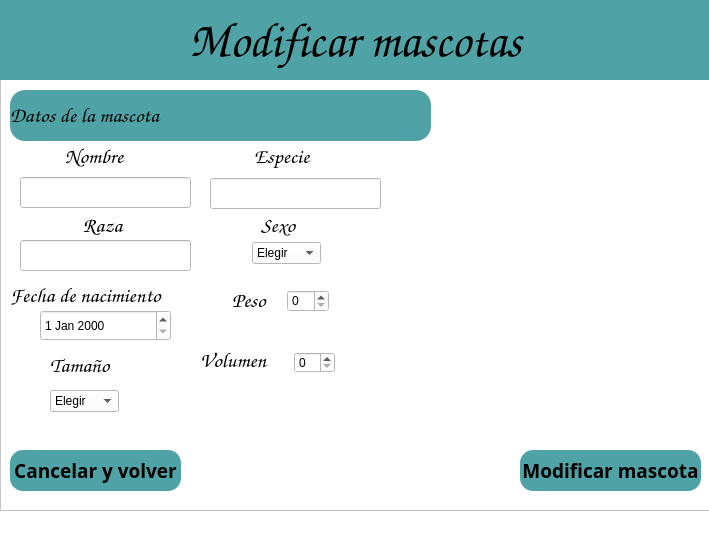
<?xml version="1.0" encoding="UTF-8"?>
<ui version="4.0">
 <class>MainWindow</class>
 <widget class="QMainWindow" name="MainWindow">
  <property name="geometry">
   <rect>
    <x>0</x>
    <y>0</y>
    <width>709</width>
    <height>540</height>
   </rect>
  </property>
  <property name="minimumSize">
   <size>
    <width>709</width>
    <height>540</height>
   </size>
  </property>
  <property name="maximumSize">
   <size>
    <width>709</width>
    <height>540</height>
   </size>
  </property>
  <property name="windowTitle">
   <string>MainWindow</string>
  </property>
  <property name="styleSheet">
   <string notr="true">background-color: rgb(255, 255, 255);</string>
  </property>
  <widget class="QWidget" name="centralwidget">
   <widget class="QFrame" name="frame">
    <property name="geometry">
     <rect>
      <x>0</x>
      <y>0</y>
      <width>711</width>
      <height>511</height>
     </rect>
    </property>
    <property name="minimumSize">
     <size>
      <width>711</width>
      <height>511</height>
     </size>
    </property>
    <property name="maximumSize">
     <size>
      <width>711</width>
      <height>511</height>
     </size>
    </property>
    <property name="sizeIncrement">
     <size>
      <width>10000</width>
      <height>10000</height>
     </size>
    </property>
    <property name="cursor">
     <cursorShape>ArrowCursor</cursorShape>
    </property>
    <property name="styleSheet">
     <string notr="true">background-color: rgb(255, 255, 255);</string>
    </property>
    <property name="frameShape">
     <enum>QFrame::StyledPanel</enum>
    </property>
    <property name="frameShadow">
     <enum>QFrame::Raised</enum>
    </property>
    <widget class="QLabel" name="subMenu">
     <property name="geometry">
      <rect>
       <x>10</x>
       <y>90</y>
       <width>421</width>
       <height>51</height>
      </rect>
     </property>
     <property name="font">
      <font>
       <family>Comic Sans MS</family>
       <pointsize>16</pointsize>
       <weight>50</weight>
       <bold>false</bold>
      </font>
     </property>
     <property name="styleSheet">
      <string notr="true">background-color: rgb(79, 163, 166);
border-radius: 15px;
</string>
     </property>
     <property name="text">
      <string>Datos de la mascota</string>
     </property>
     <property name="alignment">
      <set>Qt::AlignLeading|Qt::AlignLeft|Qt::AlignVCenter</set>
     </property>
     <property name="margin">
      <number>16</number>
     </property>
    </widget>
    <widget class="QLabel" name="Titulo">
     <property name="geometry">
      <rect>
       <x>0</x>
       <y>0</y>
       <width>711</width>
       <height>80</height>
      </rect>
     </property>
     <property name="font">
      <font>
       <family>Comic Sans MS</family>
       <pointsize>36</pointsize>
       <weight>50</weight>
       <bold>false</bold>
      </font>
     </property>
     <property name="styleSheet">
      <string notr="true">background-color: rgb(79, 163, 166);</string>
     </property>
     <property name="text">
      <string>Modificar mascotas</string>
     </property>
     <property name="alignment">
      <set>Qt::AlignCenter</set>
     </property>
    </widget>
    <widget class="QLabel" name="FondoPerrito">
     <property name="geometry">
      <rect>
       <x>390</x>
       <y>120</y>
       <width>321</width>
       <height>311</height>
      </rect>
     </property>
     <property name="text">
      <string/>
     </property>
     <property name="pixmap">
      <pixmap>../imagenes/Logo-removebg-preview.png</pixmap>
     </property>
     <property name="scaledContents">
      <bool>true</bool>
     </property>
    </widget>
    <widget class="QLabel" name="labelNombre">
     <property name="geometry">
      <rect>
       <x>65</x>
       <y>141</y>
       <width>81</width>
       <height>31</height>
      </rect>
     </property>
     <property name="font">
      <font>
       <family>Comic Sans MS</family>
       <pointsize>16</pointsize>
       <weight>50</weight>
       <bold>false</bold>
      </font>
     </property>
     <property name="styleSheet">
      <string notr="true"/>
     </property>
     <property name="text">
      <string>Nombre</string>
     </property>
    </widget>
    <widget class="QLabel" name="labelEspecie">
     <property name="geometry">
      <rect>
       <x>254</x>
       <y>141</y>
       <width>81</width>
       <height>31</height>
      </rect>
     </property>
     <property name="font">
      <font>
       <family>Comic Sans MS</family>
       <pointsize>16</pointsize>
       <weight>50</weight>
       <bold>false</bold>
      </font>
     </property>
     <property name="styleSheet">
      <string notr="true"/>
     </property>
     <property name="text">
      <string>Especie</string>
     </property>
    </widget>
    <widget class="QLabel" name="labelRaza">
     <property name="geometry">
      <rect>
       <x>72</x>
       <y>210</y>
       <width>61</width>
       <height>31</height>
      </rect>
     </property>
     <property name="font">
      <font>
       <family>Comic Sans MS</family>
       <pointsize>16</pointsize>
       <weight>50</weight>
       <bold>false</bold>
      </font>
     </property>
     <property name="styleSheet">
      <string notr="true"/>
     </property>
     <property name="text">
      <string>Raza</string>
     </property>
     <property name="alignment">
      <set>Qt::AlignCenter</set>
     </property>
    </widget>
    <widget class="QLabel" name="labelSexo">
     <property name="geometry">
      <rect>
       <x>261</x>
       <y>210</y>
       <width>51</width>
       <height>31</height>
      </rect>
     </property>
     <property name="font">
      <font>
       <family>Comic Sans MS</family>
       <pointsize>16</pointsize>
       <weight>50</weight>
       <bold>false</bold>
      </font>
     </property>
     <property name="styleSheet">
      <string notr="true"/>
     </property>
     <property name="text">
      <string>Sexo</string>
     </property>
    </widget>
    <widget class="QComboBox" name="inputComboBoxSexo">
     <property name="geometry">
      <rect>
       <x>252</x>
       <y>242</y>
       <width>69</width>
       <height>22</height>
      </rect>
     </property>
     <item>
      <property name="text">
       <string>Elegir</string>
      </property>
     </item>
     <item>
      <property name="text">
       <string>Macho</string>
      </property>
     </item>
     <item>
      <property name="text">
       <string>Hembra</string>
      </property>
     </item>
    </widget>
    <widget class="QLabel" name="labelFechaNacimiento">
     <property name="geometry">
      <rect>
       <x>10</x>
       <y>280</y>
       <width>201</width>
       <height>31</height>
      </rect>
     </property>
     <property name="font">
      <font>
       <family>Comic Sans MS</family>
       <pointsize>16</pointsize>
       <weight>50</weight>
       <bold>false</bold>
      </font>
     </property>
     <property name="styleSheet">
      <string notr="true"/>
     </property>
     <property name="text">
      <string>Fecha de nacimiento</string>
     </property>
    </widget>
    <widget class="QDateEdit" name="inputFechaNacimiento">
     <property name="geometry">
      <rect>
       <x>40</x>
       <y>310</y>
       <width>131</width>
       <height>31</height>
      </rect>
     </property>
    </widget>
    <widget class="QLabel" name="labelPeso">
     <property name="geometry">
      <rect>
       <x>232</x>
       <y>280</y>
       <width>51</width>
       <height>41</height>
      </rect>
     </property>
     <property name="font">
      <font>
       <family>Comic Sans MS</family>
       <pointsize>16</pointsize>
       <weight>50</weight>
       <bold>false</bold>
      </font>
     </property>
     <property name="styleSheet">
      <string notr="true"/>
     </property>
     <property name="text">
      <string>Peso</string>
     </property>
    </widget>
    <widget class="QSpinBox" name="inputPeso">
     <property name="geometry">
      <rect>
       <x>287</x>
       <y>290</y>
       <width>42</width>
       <height>22</height>
      </rect>
     </property>
    </widget>
    <widget class="QLabel" name="labelSize">
     <property name="geometry">
      <rect>
       <x>50</x>
       <y>350</y>
       <width>81</width>
       <height>31</height>
      </rect>
     </property>
     <property name="font">
      <font>
       <family>Comic Sans MS</family>
       <pointsize>16</pointsize>
       <weight>50</weight>
       <bold>false</bold>
      </font>
     </property>
     <property name="styleSheet">
      <string notr="true"/>
     </property>
     <property name="text">
      <string>Tamaño</string>
     </property>
    </widget>
    <widget class="QPushButton" name="btnCancelar">
     <property name="geometry">
      <rect>
       <x>10</x>
       <y>450</y>
       <width>171</width>
       <height>41</height>
      </rect>
     </property>
     <property name="font">
      <font>
       <family>Corbel</family>
       <pointsize>14</pointsize>
       <weight>75</weight>
       <bold>true</bold>
      </font>
     </property>
     <property name="cursor">
      <cursorShape>PointingHandCursor</cursorShape>
     </property>
     <property name="styleSheet">
      <string notr="true">border-radius: 13px;
background-color: rgb(79, 163, 166);</string>
     </property>
     <property name="text">
      <string>Cancelar y volver</string>
     </property>
    </widget>
    <widget class="QPushButton" name="btnModificar">
     <property name="geometry">
      <rect>
       <x>520</x>
       <y>450</y>
       <width>181</width>
       <height>41</height>
      </rect>
     </property>
     <property name="font">
      <font>
       <family>Corbel</family>
       <pointsize>14</pointsize>
       <weight>75</weight>
       <bold>true</bold>
      </font>
     </property>
     <property name="cursor">
      <cursorShape>PointingHandCursor</cursorShape>
     </property>
     <property name="styleSheet">
      <string notr="true">border-radius: 13px;
background-color: rgb(79, 163, 166);</string>
     </property>
     <property name="text">
      <string>Modificar mascota</string>
     </property>
    </widget>
    <widget class="QLineEdit" name="inputNombre">
     <property name="geometry">
      <rect>
       <x>20</x>
       <y>177</y>
       <width>171</width>
       <height>31</height>
      </rect>
     </property>
     <property name="styleSheet">
      <string notr="true">border-color: rgb(30, 146, 148);</string>
     </property>
    </widget>
    <widget class="QLineEdit" name="inputEspecie">
     <property name="geometry">
      <rect>
       <x>210</x>
       <y>178</y>
       <width>171</width>
       <height>31</height>
      </rect>
     </property>
     <property name="styleSheet">
      <string notr="true">border-color: rgb(30, 146, 148);</string>
     </property>
    </widget>
    <widget class="QLineEdit" name="inputRaza">
     <property name="geometry">
      <rect>
       <x>20</x>
       <y>240</y>
       <width>171</width>
       <height>31</height>
      </rect>
     </property>
     <property name="styleSheet">
      <string notr="true">border-color: rgb(30, 146, 148);</string>
     </property>
    </widget>
    <widget class="QComboBox" name="inputComboBoxTamano">
     <property name="geometry">
      <rect>
       <x>50</x>
       <y>390</y>
       <width>69</width>
       <height>22</height>
      </rect>
     </property>
     <item>
      <property name="text">
       <string>Elegir</string>
      </property>
     </item>
     <item>
      <property name="text">
       <string>Muy Pequeño</string>
      </property>
     </item>
     <item>
      <property name="text">
       <string>Pequeño</string>
      </property>
     </item>
     <item>
      <property name="text">
       <string>Mediano</string>
      </property>
     </item>
     <item>
      <property name="text">
       <string>Grande</string>
      </property>
     </item>
     <item>
      <property name="text">
       <string>Muy Grande</string>
      </property>
     </item>
    </widget>
    <widget class="QLabel" name="labelPeso_2">
     <property name="geometry">
      <rect>
       <x>200</x>
       <y>340</y>
       <width>81</width>
       <height>41</height>
      </rect>
     </property>
     <property name="font">
      <font>
       <family>Comic Sans MS</family>
       <pointsize>16</pointsize>
       <weight>50</weight>
       <bold>false</bold>
      </font>
     </property>
     <property name="styleSheet">
      <string notr="true"/>
     </property>
     <property name="text">
      <string>Volumen</string>
     </property>
    </widget>
    <widget class="QSpinBox" name="inputVolumen">
     <property name="geometry">
      <rect>
       <x>294</x>
       <y>352</y>
       <width>41</width>
       <height>21</height>
      </rect>
     </property>
    </widget>
    <zorder>FondoPerrito</zorder>
    <zorder>subMenu</zorder>
    <zorder>Titulo</zorder>
    <zorder>labelNombre</zorder>
    <zorder>labelEspecie</zorder>
    <zorder>labelRaza</zorder>
    <zorder>labelSexo</zorder>
    <zorder>inputComboBoxSexo</zorder>
    <zorder>labelFechaNacimiento</zorder>
    <zorder>inputFechaNacimiento</zorder>
    <zorder>labelPeso</zorder>
    <zorder>inputPeso</zorder>
    <zorder>labelSize</zorder>
    <zorder>btnCancelar</zorder>
    <zorder>btnModificar</zorder>
    <zorder>inputNombre</zorder>
    <zorder>inputEspecie</zorder>
    <zorder>inputRaza</zorder>
    <zorder>inputComboBoxTamano</zorder>
    <zorder>labelPeso_2</zorder>
    <zorder>inputVolumen</zorder>
   </widget>
  </widget>
  <widget class="QMenuBar" name="menubar">
   <property name="geometry">
    <rect>
     <x>0</x>
     <y>0</y>
     <width>709</width>
     <height>21</height>
    </rect>
   </property>
  </widget>
  <widget class="QStatusBar" name="statusbar"/>
 </widget>
 <resources/>
 <connections/>
</ui>
